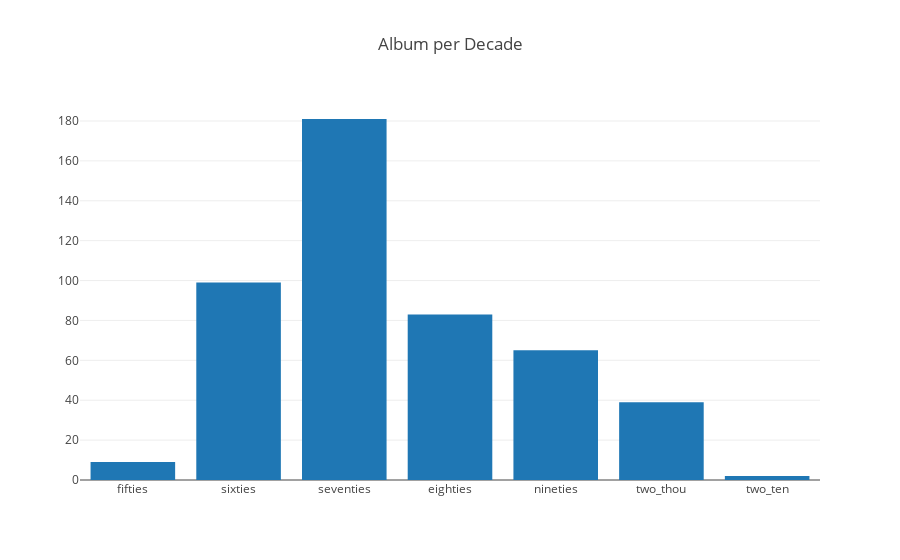

The code cell stored with this chart in its notebook:
### Code cell
from plotly.offline import iplot, init_notebook_mode
init_notebook_mode(connected=True)


trace = {'type': 'bar', 'x' : ['fifties', 'sixties','seventies','eighties', \
                                'nineties','two_thou','two_ten'], \
          'y' : [len(fifties), len(sixties), len(seventies), len(eighties), len(nineties), \
       len(two_thou), len(two_ten)]}

layout = {'title' : 'Album per Decade'}

figure = {'data':[trace], 'layout':layout}
plotly.offline.iplot(figure)

### Figure 1 — Plotly figure (JSON) as saved in the notebook; plotly's stock layout.template omitted (floating-point values rounded to 4 significant figures)
{"data": [{"type": "bar", "uid": "130ad856-d6cf-11e8-b22a-60f81db8add8", "x": ["fifties", "sixties", "seventies", "eighties", "nineties", "two_thou", "two_ten"], "y": [9, 99, 181, 83, 65, 39, 2]}], "layout": {"title": "Album per Decade"}}
